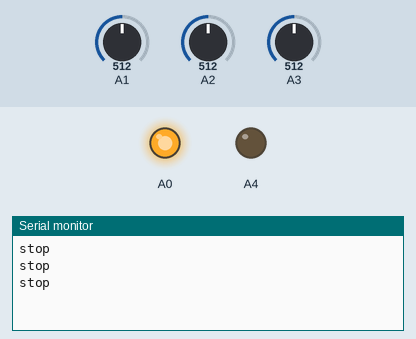
Recording of a sketch running on a simulated Arduino Uno, built with avr-gcc and run on an emulated ATmega328P. Parts: output pins drawn as LEDs (lit = HIGH), the last lines printed to the serial monitor. The inputs (shaded band) are chosen by the test bench; at power-on: A1 = 512, A2 = 512, A3 = 512.

Above: at 1.3 s.
1.4 s: A1 set to 417
2.9 s: A1 set to 393
At 3.4 s:
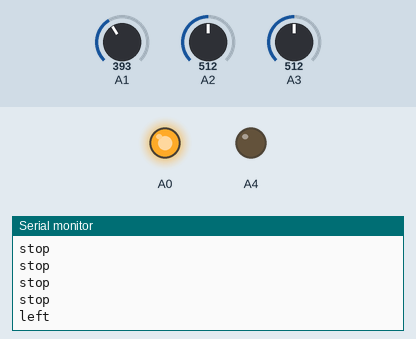
5.0 s: A2 set to 409
At 5.4 s:
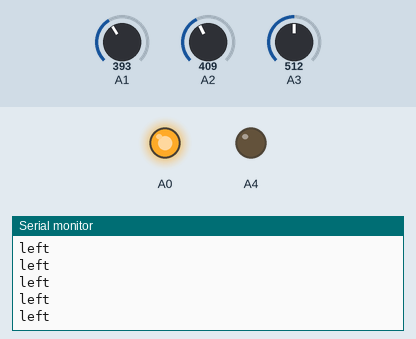
6.5 s: A2 set to 393
At 6.9 s:
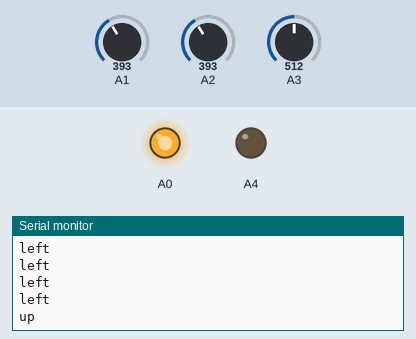

The sketch:

accelerometer.ino
```cpp
//To plot the data on graph uncomment the commented statements
// and comment the statement from 'if' till '{Serial.println("up");}'

int x,y,z;

void setup() {
  pinMode(A0,OUTPUT);
  pinMode(A4,OUTPUT);
  digitalWrite(A4,LOW);
  digitalWrite(A0,HIGH);
  Serial.begin(500000);
// Serial.println("Monitor started:");

}

void loop() {
 x=analogRead(A1);
 y=analogRead(A2);
 z=analogRead(A3);


if(x>400)
  {Serial.println("stop");}
else if(x<340)
{Serial.println("down");}
else if(y>400)
  {Serial.println("left");}
else if(y<340)
  {Serial.println("right");}
else
  {Serial.println("up");}

//Serial.print(x);
//Serial.print(" ");
//Serial.print(y);
//Serial.print(" ");
//Serial.println(z);
 delay(500);
}
```

Measured:
- the behaviour switches between 401 and 400 on A1 (found by bisection; images 0 and 1)
- the behaviour switches between 401 and 400 on A2 (found by bisection; images 2 and 3)
- after the input at 2.9 s, the serial monitor: prints a new line after 0.10 s (image 1)
- after the input at 6.5 s, the serial monitor: prints a new line at once (image 3)
